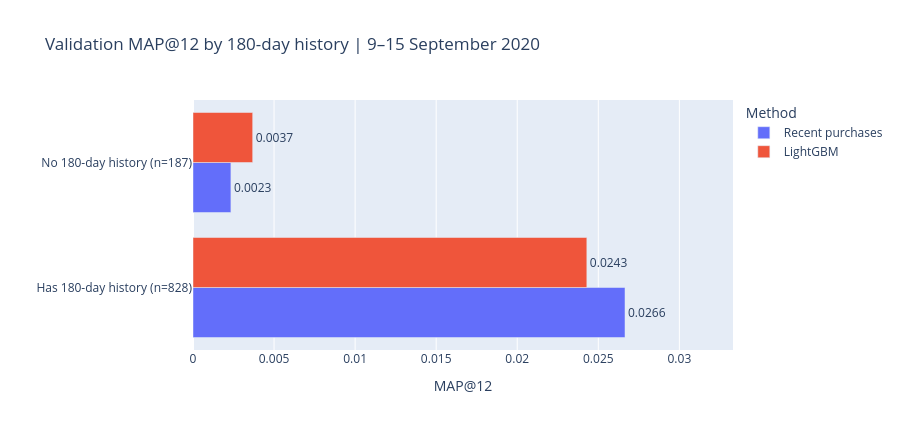

The cell this chart's notebook holds for it:
### Code cell
history_segment_summary["segment_label"] = [
    f"{segment} (n={count})"
    for segment, count in zip(
        history_segment_summary["history_segment"],
        history_segment_summary["evaluated_customers"],
    )
]

history_plot = history_segment_summary.melt(
    id_vars=["segment_label", "evaluated_customers", "target_pairs"],
    value_vars=["baseline_map_at_12", "model_map_at_12"],
    var_name="method",
    value_name="map_at_12",
)
history_plot["method"] = history_plot["method"].map({
    "baseline_map_at_12": "Recent purchases",
    "model_map_at_12": "LightGBM",
})

fig = px.bar(
    history_plot,
    x="map_at_12",
    y="segment_label",
    color="method",
    barmode="group",
    orientation="h",
    text_auto=".4f",
    category_orders={
        "segment_label": history_segment_summary["segment_label"].tolist()
    },
    hover_data=["evaluated_customers", "target_pairs"],
    labels={
        "map_at_12": "MAP@12",
        "segment_label": "",
        "method": "Method",
    },
    title="Validation MAP@12 by 180-day history | 9–15 September 2020",
)

fig.update_traces(textposition="outside", cliponaxis=False)
fig.update_xaxes(range=[
    0,
    max(float(history_plot["map_at_12"].max()) * 1.25, 0.001),
])
fig.update_layout(height=430)
fig.show(renderer="plotly_mimetype+png", config={"displaylogo": False})

### Figure 1 — Plotly figure (JSON) as saved in the notebook; plotly's stock layout.template omitted (floating-point values rounded to 4 significant figures)
{"data": [{"alignmentgroup": "True", "cliponaxis": false, "customdata": [[187, 594], [828, 2479]], "hovertemplate": "Method=Recent purchases<br>MAP@12=%{x}<br>=%{y}<br>evaluated_customers=%{customdata[0]}<br>target_pairs=%{customdata[1]}<extra></extra>", "legendgroup": "Recent purchases", "marker": {"color": "#636efa", "pattern": {"shape": ""}}, "name": "Recent purchases", "offsetgroup": "Recent purchases", "orientation": "h", "showlegend": true, "textposition": "outside", "texttemplate": "%{x:.4f}", "type": "bar", "x": [0.002338, 0.02665], "xaxis": "x", "y": ["No 180-day history (n=187)", "Has 180-day history (n=828)"], "yaxis": "y"}, {"alignmentgroup": "True", "cliponaxis": false, "customdata": [[187, 594], [828, 2479]], "hovertemplate": "Method=LightGBM<br>MAP@12=%{x}<br>=%{y}<br>evaluated_customers=%{customdata[0]}<br>target_pairs=%{customdata[1]}<extra></extra>", "legendgroup": "LightGBM", "marker": {"color": "#EF553B", "pattern": {"shape": ""}}, "name": "LightGBM", "offsetgroup": "LightGBM", "orientation": "h", "showlegend": true, "textposition": "outside", "texttemplate": "%{x:.4f}", "type": "bar", "x": [0.003681, 0.02429], "xaxis": "x", "y": ["No 180-day history (n=187)", "Has 180-day history (n=828)"], "yaxis": "y"}], "layout": {"barmode": "group", "height": 430, "legend": {"title": {"text": "Method"}, "tracegroupgap": 0}, "title": {"text": "Validation MAP@12 by 180-day history | 9–15 September 2020"}, "xaxis": {"anchor": "y", "domain": [0, 1], "range": [0, 0.03331], "title": {"text": "MAP@12"}}, "yaxis": {"anchor": "x", "categoryarray": ["Has 180-day history (n=828)", "No 180-day history (n=187)"], "categoryorder": "array", "domain": [0, 1], "title": {"text": ""}}}}
